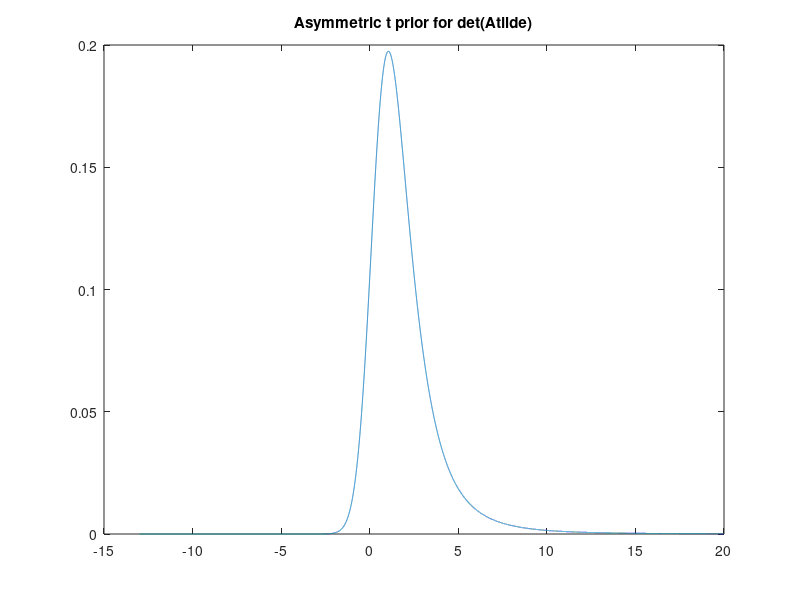

Source code (MATLAB):
% Asymmetric t distribution 
clear
clc

% choice parameters for asymmetric t-distribution
mu_h = 0.6;   % location parameter (can be obtained empirically with simulate_h1.m)
sig_h = 1.6;  % scale parameter (can be obtained empirically with simulate_h1.m)
nu_h = 3;     % degrees of freedom: nu=3 (Student t); nu=1 (Cauchy); nu=30 (Normal)
lam_h = 2;    % determines asymmetry: lam>0 positive skew; lam<0 negative skew

h=(-13:0.001:20)';
for jj=1:size(h,1)
    fh(jj,1)= log(1/sig_h) + log(tpdf((h(jj,1)-mu_h)/sig_h,nu_h)) + log(normcdf(lam_h*h(jj,1)/sig_h));
end

plot(h,exp(fh))
title('Asymmetric t prior for det(Atilde)')

h1=exp(fh);
prob=1-sum(h1(1:13001,1))/sum(h1(:,1))